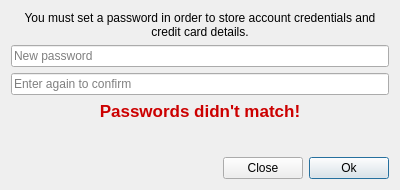
<?xml version="1.0" encoding="UTF-8"?>
<ui version="4.0">
 <class>DlgSetPassword</class>
 <widget class="QDialog" name="DlgSetPassword">
  <property name="geometry">
   <rect>
    <x>0</x>
    <y>0</y>
    <width>400</width>
    <height>190</height>
   </rect>
  </property>
  <property name="windowTitle">
   <string>Set OpenKJ Password</string>
  </property>
  <layout class="QVBoxLayout" name="verticalLayout">
   <item>
    <widget class="QLabel" name="label">
     <property name="text">
      <string>You must set a password in order to store account credentials and credit card details.</string>
     </property>
     <property name="alignment">
      <set>Qt::AlignmentFlag::AlignCenter</set>
     </property>
     <property name="wordWrap">
      <bool>true</bool>
     </property>
    </widget>
   </item>
   <item>
    <widget class="QLineEdit" name="lineEditPassword1">
     <property name="echoMode">
      <enum>QLineEdit::EchoMode::Password</enum>
     </property>
     <property name="placeholderText">
      <string>New password</string>
     </property>
    </widget>
   </item>
   <item>
    <widget class="QLineEdit" name="lineEditPassword2">
     <property name="echoMode">
      <enum>QLineEdit::EchoMode::Password</enum>
     </property>
     <property name="placeholderText">
      <string>Enter again to confirm</string>
     </property>
    </widget>
   </item>
   <item>
    <widget class="QLabel" name="labelPasswordMismatch">
     <property name="enabled">
      <bool>true</bool>
     </property>
     <property name="palette">
      <palette>
       <active>
        <colorrole role="WindowText">
         <brush brushstyle="SolidPattern">
          <color alpha="255">
           <red>204</red>
           <green>0</green>
           <blue>0</blue>
          </color>
         </brush>
        </colorrole>
       </active>
       <inactive>
        <colorrole role="WindowText">
         <brush brushstyle="SolidPattern">
          <color alpha="255">
           <red>204</red>
           <green>0</green>
           <blue>0</blue>
          </color>
         </brush>
        </colorrole>
       </inactive>
       <disabled>
        <colorrole role="WindowText">
         <brush brushstyle="SolidPattern">
          <color alpha="255">
           <red>141</red>
           <green>144</green>
           <blue>145</blue>
          </color>
         </brush>
        </colorrole>
       </disabled>
      </palette>
     </property>
     <property name="font">
      <font>
       <pointsize>13</pointsize>
       <bold>true</bold>
      </font>
     </property>
     <property name="frameShape">
      <enum>QFrame::Shape::NoFrame</enum>
     </property>
     <property name="text">
      <string>Passwords didn't match!</string>
     </property>
     <property name="alignment">
      <set>Qt::AlignmentFlag::AlignCenter</set>
     </property>
    </widget>
   </item>
   <item>
    <spacer name="verticalSpacer">
     <property name="orientation">
      <enum>Qt::Orientation::Vertical</enum>
     </property>
     <property name="sizeHint" stdset="0">
      <size>
       <width>20</width>
       <height>40</height>
      </size>
     </property>
    </spacer>
   </item>
   <item>
    <layout class="QHBoxLayout" name="horizontalLayout">
     <property name="topMargin">
      <number>0</number>
     </property>
     <item>
      <spacer name="horizontalSpacer">
       <property name="orientation">
        <enum>Qt::Orientation::Horizontal</enum>
       </property>
       <property name="sizeHint" stdset="0">
        <size>
         <width>40</width>
         <height>20</height>
        </size>
       </property>
      </spacer>
     </item>
     <item>
      <widget class="QPushButton" name="pushButtonClose">
       <property name="text">
        <string>Close</string>
       </property>
       <property name="autoDefault">
        <bool>false</bool>
       </property>
      </widget>
     </item>
     <item>
      <widget class="QPushButton" name="pushButtonOk">
       <property name="text">
        <string>Ok</string>
       </property>
       <property name="autoDefault">
        <bool>false</bool>
       </property>
       <property name="default">
        <bool>true</bool>
       </property>
      </widget>
     </item>
    </layout>
   </item>
  </layout>
 </widget>
 <resources/>
 <connections/>
</ui>
